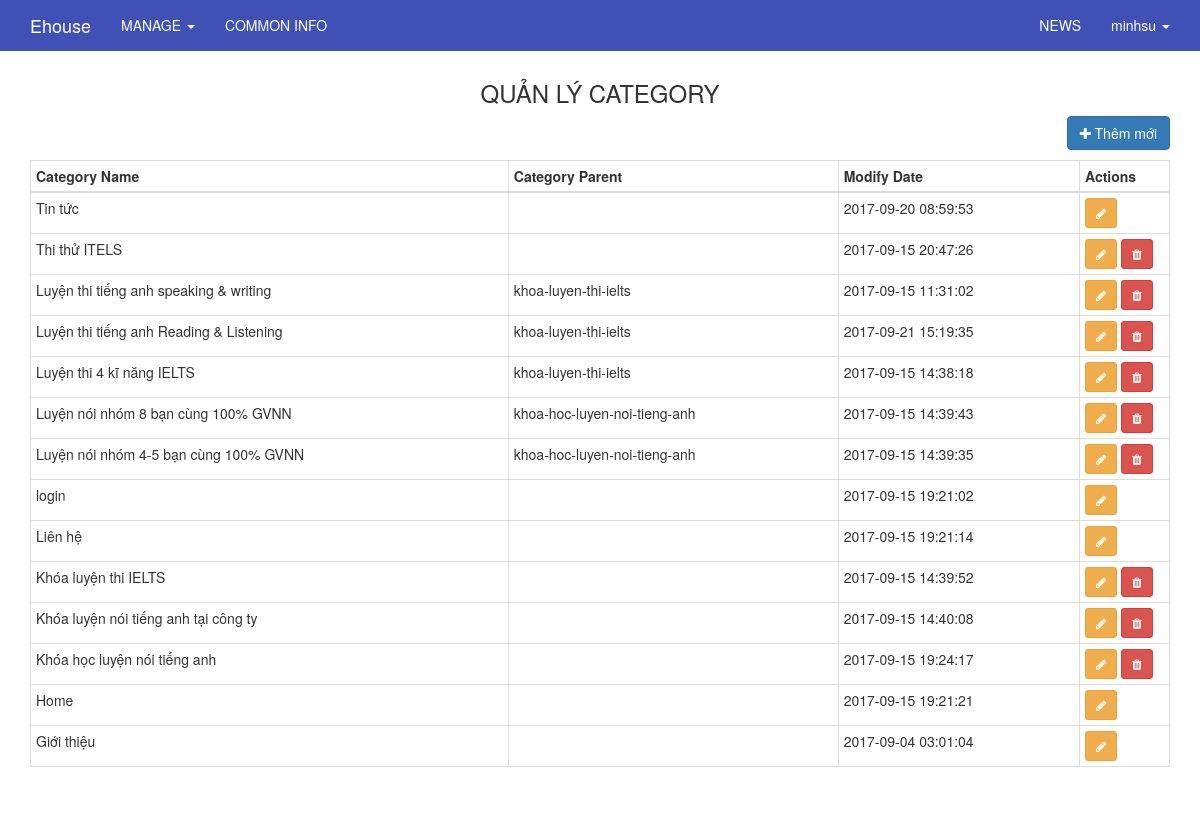
Before: /index.php/admin/category (signed in) with the older database file.
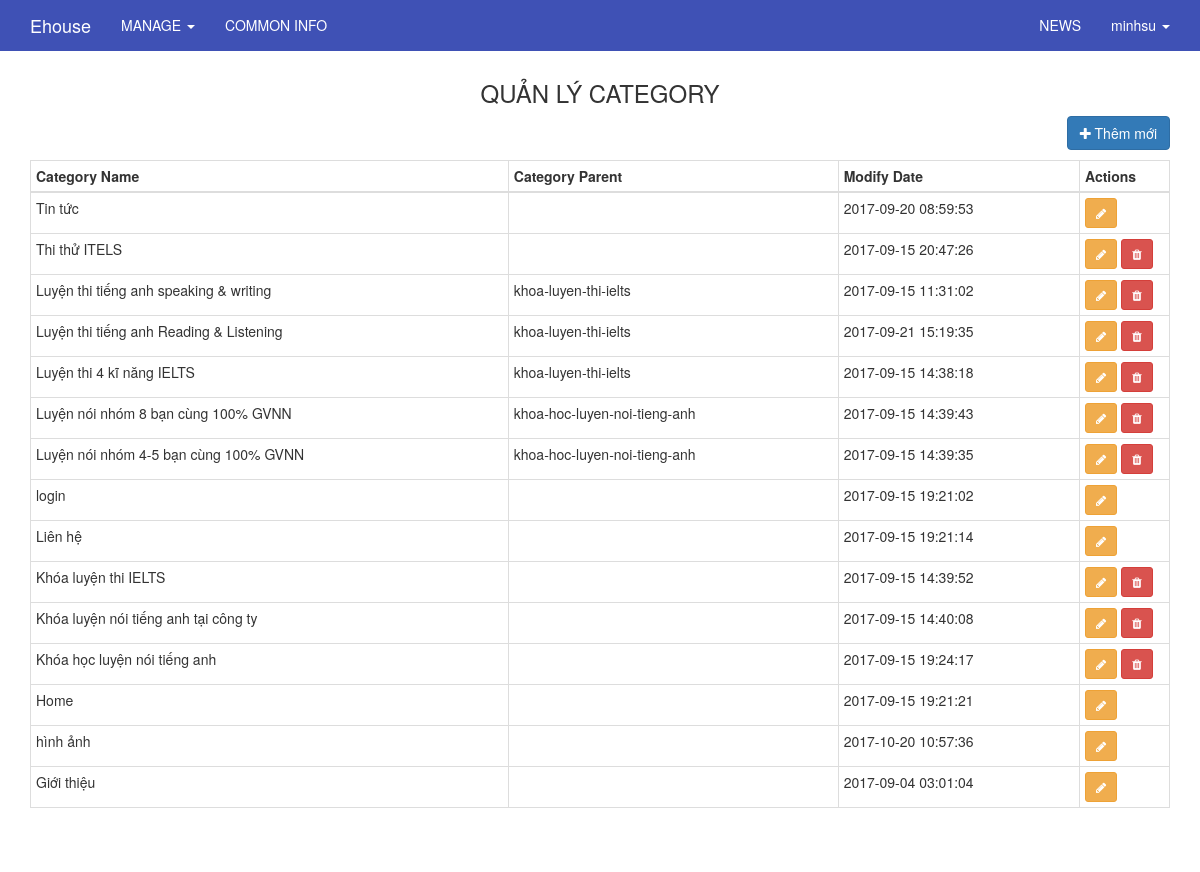
After: the same page with the newer database file.
### tables this page shows
CREATE TABLE `category` (
  `id` varchar(100) NOT NULL,
  `name` varchar(255) NOT NULL,
  `description` text,
  `content` text,
  `content2` text,
  `content3` text,
  `content4` text,
  `url` varchar(255) DEFAULT NULL,
  `parent` varchar(100) DEFAULT NULL,
  `level` int(2) DEFAULT '0',
  `meta_keyword` varchar(255) DEFAULT NULL,
  `meta_description` varchar(255) DEFAULT NULL,
  `modified_date` datetime DEFAULT NULL
);

### application/core/MY_Controller.php (called while the page is built, shortened)
<?php
class MY_Controller extends CI_Controller {
	protected function render($the_view = NULL, $template = 'master')
	{
		if($template == 'json' || $this->input->is_ajax_request())
		{
			header('Content-Type: application/json');
			echo json_encode($this->data);
		}
		else if(is_null($template))
		{
			$this->load->view($the_view, $this->data);
		}else
		{
			$this->data['the_view_content'] = (is_null($the_view)) ? '' : $this->load->view($the_view, $this->data, TRUE);
			$this->load->view('templates/' . $template . '_view', $this->data);
		}
	}
}
class Admin_Controller extends MY_Controller
{
	protected function render($the_view = NULL, $template = 'admin_master')
	{
		parent::render($the_view, $template);
	}
}

### application/controllers/admin/Category.php (called while the page is built, shortened)
<?php
class Category extends Admin_Controller
{
    public function index()
    {
        $this->data['items'] = $this->category_model->get_list();
        $this->render('admin/category/index_view');
    }
}

### index.php (called while the page is built, shortened)
<?php
require_once BASEPATH.'core/CodeIgniter.php';

### application/models/Category_model.php (called while the page is built, shortened)
<?php
class Category_model extends MY_Model
{
    public function __construct()
    {
        $this->table = 'category';
    }
}

### application/core/MY_Model.php (called while the page is built, shortened)
<?php if ( ! defined('BASEPATH')) exit('No direct script access allowed');
class MY_Model extends CI_Model {
    var $table = '';
    var $key = 'id';
    var $order = '';
    function get_list($input = array())
    {
        $query = $this->db->get($this->table);
        return $query->result();
    }
    protected function get_list_set_input($input = array())
    {
        if (isset($input['order'][0]) && isset($input['order'][1]))
        {
            $this->db->order_by($input['order'][0], $input['order'][1]);
        }
        else
        {
            $order = ($this->order == '') ? array($this->table.'.'.$this->key, 'desc') : $this->order;
            $this->db->order_by($order[0], $order[1]);
        }
    }
}
?>

### application/views/admin/category/index_view.php (the view, shortened to what this page needs)
<div class="container" style="margin-top:0px;">
    <div class="row">
        <div class="col-lg-12">
            <h3 class="text-center">QUẢN LÝ CATEGORY</h3>
        </div>
    </div>
    <div class="row">
        <div class="col-xs-12">
            <a href="<?php echo base_url('admin/category/create') ?>"><button class="btn btn-primary btn-md pull-right"><li class="fa fa-plus"></li> Thêm mới</button></a>
        </div>
    </div>
    <div class="row">
        <div class="col-lg-12" style="margin-top: 10px;">
            <?php
            echo '<table class="table table-hover table-bordered table-condensed">';
            echo '<thead>';
            echo '<tr>';
            echo '<th>Category Name</th>';
            echo '<th>Category Parent</th>';
            echo '<th>Modify Date</th>';
            echo '<th style="width: 90px !important">Actions</th>';
            echo '</tr>';
            echo '</thead>';
            echo '<tbody>';
            if(!empty($items))
            {
                foreach($items as $item)
                {
                    echo '<tr>';
                    echo '<td>'.$item->name.'</td>';
                    echo '<td>'.$item->parent.'</td>';
                    echo '<td>'.$item->modified_date.'</td>';
                    echo '<td>';
                    echo '<a href="'.base_url("admin/").'category/edit/'.$item->id.'" style="color:#fff"><button class="btn btn-sm btn-warning"><li class="fa fa-pencil"></li></button></a> ';
                    if($item->level != -1){
                        echo '<a href="'.base_url("admin/").'category/delete/'.$item->id.'" style="color:#fff" onclick="return confirm(\'Bạn chắc chắn muốn xóa ?\')"><button class="btn btn-sm btn-danger"><li class="fa fa-trash"></li></button></a>';
                    }
                    ?>
                    <?php
                    echo '</td>';
                    echo '</tr>';
                }
            }
            echo '</tbody>';
            echo '</table>';
            echo '<nav><ul class="pagination">';
            echo '</ul></nav>';
            ?>
        </div>
    </div>
</div>

Changed rows visible on the page:
added category: name "hình ảnh", modified_date "2017-10-20 10:57:36"
